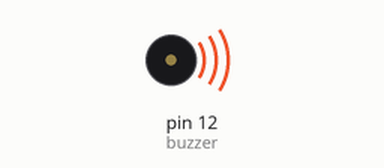
This sketch was run on a simulated Arduino Uno, built with avr-gcc and run on an emulated ATmega328P. Shown: buzzer (waves = sounding).

Above: at 0.1 s.
Timing chart, 0 to 40.0 s (numbered marks = the images above):
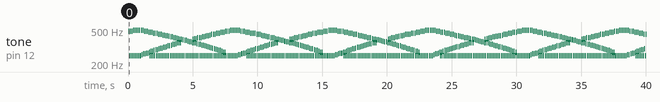

Measured:
- by itself, tone on pin 12 (buzzer): plays 483 Hz for 0.04 s, 249 Hz for 0.08 s, 483 Hz for 0.04 s, 249 Hz for 0.08 s, 483 Hz for 0.04 s, 249 Hz for 0.08 s … (885 notes in this stretch)

The sketch:

ActiveBuzzer.ino
```cpp
int buzzer = 12;

void setup()
{
    pinMode(buzzer, OUTPUT);
}

void loop()
{
    unsigned char i;
    while (1)
    {
        // output frequency
        for (i = 0; i < 20; i++)
        {
            digitalWrite(buzzer, HIGH);
            delay(1);
            digitalWrite(buzzer, LOW);
            delay(1);
        }
        // output another frequency
        for (i = 0; i < 20; i++)
        {
            digitalWrite(buzzer, HIGH);
            delay(2);
            digitalWrite(buzzer, LOW);
            delay(2);
        }
    }
}
```
